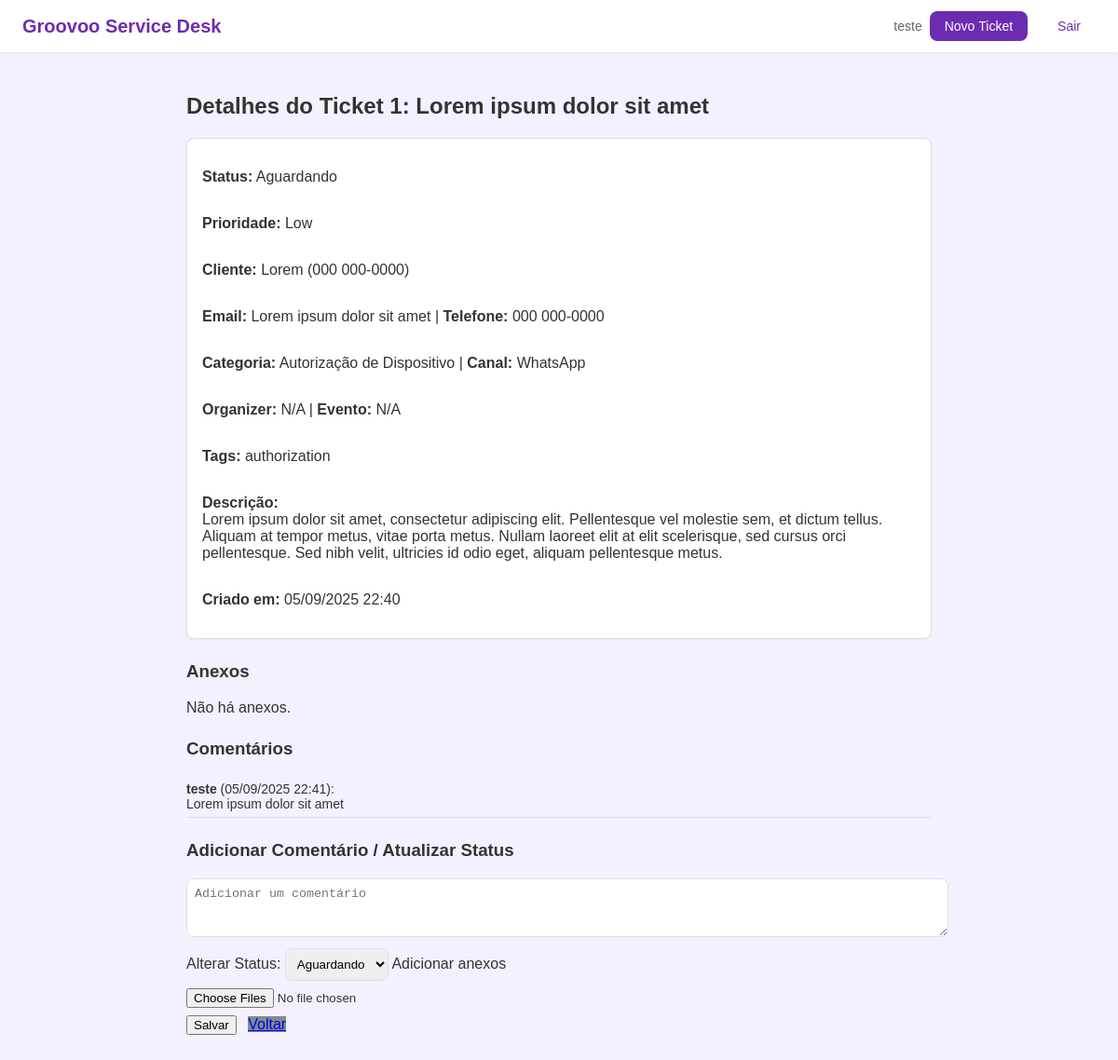
Page /tickets/1 (signed in) on the committed database.
### app.py (models this page shows, shortened)
class User(UserMixin, db.Model):
    id = db.Column(db.Integer, primary_key=True)
    username = db.Column(db.String(80), unique=True, nullable=False)
    password_hash = db.Column(db.String(128), nullable=False)
    tickets = db.relationship('Ticket', backref='assignee', lazy=True)
    comments = db.relationship('Comment', backref='author', lazy=True)

class Ticket(db.Model):
    id = db.Column(db.Integer, primary_key=True)
    title = db.Column(db.String(200), nullable=False, default='Ticket sem título')
    priority = db.Column(db.String(20), nullable=False, default='Low')
    tags = db.Column(db.String(200), nullable=True)
    organizer = db.Column(db.String(120), nullable=True)
    event = db.Column(db.String(120), nullable=True)
    email = db.Column(db.String(120), nullable=True)
    telefone = db.Column(db.String(50), nullable=True)
    client_name = db.Column(db.String(120), nullable=False)
    client_contact = db.Column(db.String(120), nullable=False)
    description = db.Column(db.Text, nullable=False)
    channel = db.Column(db.String(50), nullable=False)
    category = db.Column(db.String(50), nullable=False)
    status = db.Column(db.String(20), nullable=False, default='Aberto')
    created_at = db.Column(db.DateTime, default=datetime.utcnow)
    assignee_id = db.Column(db.Integer, db.ForeignKey('user.id'), nullable=False)
    attachments = db.relationship('Attachment', backref='ticket', lazy=True)
    comments = db.relationship('Comment', backref='ticket', lazy=True)

class Comment(db.Model):
    id = db.Column(db.Integer, primary_key=True)
    content = db.Column(db.Text, nullable=False)
    timestamp = db.Column(db.DateTime, default=datetime.utcnow)
    ticket_id = db.Column(db.Integer, db.ForeignKey('ticket.id'), nullable=False)
    author_id = db.Column(db.Integer, db.ForeignKey('user.id'), nullable=False)

### app.py (the view, shortened to what this page needs)
@app.route('/tickets/<int:ticket_id>', methods=['GET', 'POST'])
@login_required
def ticket_detail(ticket_id: int):
    ticket = Ticket.query.get_or_404(ticket_id)
    if ticket.assignee_id != current_user.id:
        abort(403)
    return render_template('ticket_detail.html', ticket=ticket)

### app.py (called while the page is built)
@login_manager.user_loader
def load_user(user_id: str):
    return User.query.get(int(user_id))

### templates/ticket_detail.html (shortened to what this page needs)
{% extends 'base.html' %}
{% block content %}
<div style="padding:24px;max-width:800px;margin:0 auto;">
  <h2>Detalhes do Ticket {{ ticket.id }}: {{ ticket.title }}</h2>
  <div class="card" style="margin-bottom:24px;">
    <p><strong>Status:</strong> {{ ticket.status }}</p>
    <p><strong>Prioridade:</strong> {{ ticket.priority }}</p>
    <p><strong>Cliente:</strong> {{ ticket.client_name }} ({{ ticket.client_contact }})</p>
    <p><strong>Email:</strong> {{ ticket.email or 'N/A' }} | <strong>Telefone:</strong> {{ ticket.telefone or 'N/A' }}</p>
    <p><strong>Categoria:</strong> {{ ticket.category }} | <strong>Canal:</strong> {{ ticket.channel }}</p>
    <p><strong>Organizer:</strong> {{ ticket.organizer or 'N/A' }} | <strong>Evento:</strong> {{ ticket.event or 'N/A' }}</p>
    <p><strong>Tags:</strong> {{ ticket.tags or 'Nenhuma' }}</p>
    <p><strong>Descrição:</strong><br/>{{ ticket.description|e }}</p>
    <p><strong>Criado em:</strong> {{ ticket.created_at.strftime('%d/%m/%Y %H:%M') }}</p>
  </div>
  <div style="margin-bottom:24px;">
    <h3>Anexos</h3>
    {% if ticket.attachments %}
    <ul class="attachments-list">
      {% for att in ticket.attachments %}
      <li><a href="{{ url_for('static', filename='uploads/' + att.filepath) }}" target="_blank">{{ att.filename }}</a></li>
      {% endfor %}
    </ul>
    {% else %}
    <p>Não há anexos.</p>
    {% endif %}
  </div>
  <div style="margin-bottom:24px;">
    <h3>Comentários</h3>
    {% if ticket.comments %}
    <ul class="messages-list">
      {% for comment in ticket.comments %}
      <li>
        <strong>{{ comment.author.username }}</strong> ({{ comment.timestamp.strftime('%d/%m/%Y %H:%M') }}):<br />
        {{ comment.content|e }}
      </li>
      {% endfor %}
    </ul>
    {% else %}
    <p>Nenhum comentário ainda.</p>
    {% endif %}
  </div>
  <div style="margin-bottom:24px;">
    <h3>Adicionar Comentário / Atualizar Status</h3>
    <form method="post" enctype="multipart/form-data">
      <textarea name="comment" rows="3" placeholder="Adicionar um comentário" style="width:100%;padding:8px;margin-bottom:8px;border:1px solid var(--border-color);border-radius:var(--radius);"></textarea>
      <label for="status">Alterar Status:</label>
      <select name="status" id="status" style="padding:8px;margin-bottom:8px;border:1px solid var(--border-color);border-radius:var(--radius);">
        {% for s in ['Aberto', 'Aguardando', 'Resolvido', 'Fechado'] %}
        <option value="{{ s }}" {% if ticket.status == s %}selected{% endif %}>{{ s }}</option>
        {% endfor %}
      </select>
      <label for="attachments">Adicionar anexos</label>
      <input type="file" id="attachments" name="attachments" multiple style="display:block;margin-bottom:8px;" />
      <button type="submit" class="primary-btn">Salvar</button>
      <a href="{{ url_for('dashboard') }}" class="primary-btn" style="background-color:#7f8c8d;margin-left:8px;">Voltar</a>
    </form>
  </div>
</div>
{% endblock %}

### templates/base.html (shortened to what this page needs)
{%- set lang = 'pt-BR' -%}
<!DOCTYPE html>
<html lang="{{ lang }}">
  <head>
    <link rel="stylesheet" href="{{ url_for('static', filename='css/style.css') }}" />
  </head>
  <body>
    {% if current_user.is_authenticated %}
    <nav class="navbar">
      <div class="brand">Groovoo&nbsp;Service&nbsp;Desk</div>
      <div class="user-info">
        <span>{{ current_user.username }}</span>
        <a class="primary-btn" href="{{ url_for('create_ticket') }}">Novo&nbsp;Ticket</a>
        <form action="{{ url_for('logout') }}" method="get" style="display:inline; margin-left:8px;">
          <button type="submit" class="primary-btn" style="background:none;color:var(--primary-color);padding:0;">Sair</button>
        </form>
      </div>
    </nav>
    {% endif %}
    <main>
      {% block content %}{% endblock %}
    </main>
  </body>
</html>

### static/css/style.css (style rules this page uses)
:root { --primary-color: #6c2cb2; --secondary-color: #f5f0ff; --accent-color: #ffb400; --text-color: #333; --muted-text: #666; --card-bg: #ffffff; --border-color: #e0e0e0; --modal-bg: rgba(0, 0, 0, 0.5); --radius: 8px; --transition-speed: 0.2s; }
body { margin: 0; padding: 0; background-color: var(--secondary-color); color: var(--text-color); font-family: Arial, Helvetica, sans-serif; }
.navbar { display: flex; align-items: center; justify-content: space-between; padding: 12px 24px; background-color: var(--card-bg); box-shadow: 0 2px 4px rgba(0, 0, 0, 0.05); }
.navbar .brand { font-size: 20px; font-weight: bold; color: var(--primary-color); }
.navbar .primary-btn { background-color: var(--primary-color); color: white; border: none; padding: 8px 16px; border-radius: var(--radius); cursor: pointer; transition: background-color var(--transition-speed); margin-right: 16px; text-decoration: none; display: inline-block; font-size: 14px; }
.navbar .user-info { display: flex; align-items: center; gap: 8px; }
.navbar .user-info span { font-size: 14px; color: var(--muted-text); }
.navbar .user-info button { background: none; border: none; color: var(--primary-color); cursor: pointer; font-size: 14px; }
.card { background-color: var(--card-bg); border: 1px solid var(--border-color); border-radius: var(--radius); padding: 16px; box-shadow: 0 1px 3px rgba(0, 0, 0, 0.05); display: flex; flex-direction: column; justify-content: space-between; }
.messages-list, .attachments-list { list-style: none; padding: 0; margin: 0; }
.messages-list li { border-bottom: 1px solid var(--border-color); padding: 6px 0; font-size: 14px; }

### rows in the picture
User: username "teste"
Ticket: id "1", title "Lorem ipsum dolor sit amet", status "Aguardando", priority "Low", client_name "Lorem", client_contact "000 000-0000", email "Lorem ipsum dolor sit amet", telefone "000 000-0000", category "Autorização de Dispositivo", channel "WhatsApp", organizer "N/A", event "N/A", tags "authorization", description "Lorem ipsum dolor sit amet, consectetur adipiscing elit. Pellentesque vel molestie sem, et dictum tellus. Aliquam at tempor metus, vitae porta metus. Nullam laoreet elit at elit scelerisque, sed cursus orci pellentesque. Sed nibh velit, ultricies id odio eget, aliquam pellentesque metus.", created_at "05/09/2025 22:40"
Comment: author.username "teste", timestamp "05/09/2025 22:41", content "Lorem ipsum dolor sit amet"
